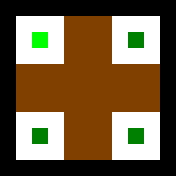

Rendered tile map (Tiled .tmx) drawn with the repository's tilesets; below, a short description and the full map source, tile grids included:
An orthogonal 11x11 tile map with 16x16 px tiles, 2 tile layers (Layer1, Layer2), 2 tilesets.

<map version="1.0" orientation="orthogonal" renderorder="right-down" width="11" height="11" tilewidth="16" tileheight="16" nextobjectid="1">
 <tileset firstgid="1" source="../Tiles.tsx" />
 <tileset firstgid="17" source="../design/Tiles.tsx" />
 <layer name="Layer1" width="11" height="11">
  <data encoding="csv">
1,1,1,1,1,1,1,1,1,1,1,
1,5,5,5,5,5,5,5,5,5,1,
1,5,5,5,5,5,5,5,5,5,1,
1,5,5,5,5,5,5,5,5,5,1,
1,5,5,5,5,5,5,5,5,5,1,
1,5,5,5,5,5,5,5,5,5,1,
1,5,5,5,5,5,5,5,5,5,1,
1,5,5,5,5,5,5,5,5,5,1,
1,5,5,5,5,5,5,5,5,5,1,
1,5,5,5,5,5,5,5,5,5,1,
1,1,1,1,1,1,1,1,1,1,1
</data>
 </layer>
 <layer name="Layer2" width="11" height="11">
  <data encoding="csv">
0,0,0,0,0,0,0,0,0,0,0,
0,0,0,0,9,9,9,0,0,0,0,
0,0,4,0,9,9,9,0,2,0,0,
0,0,0,0,9,9,9,0,0,0,0,
0,9,9,9,9,9,9,9,9,9,0,
0,9,9,9,9,9,9,9,9,9,0,
0,9,9,9,9,9,9,9,9,9,0,
0,0,0,0,9,9,9,0,0,0,0,
0,0,2,0,9,9,9,0,2,0,0,
0,0,0,0,9,9,9,0,0,0,0,
0,0,0,0,0,0,0,0,0,0,0
</data>
 </layer>
</map>
